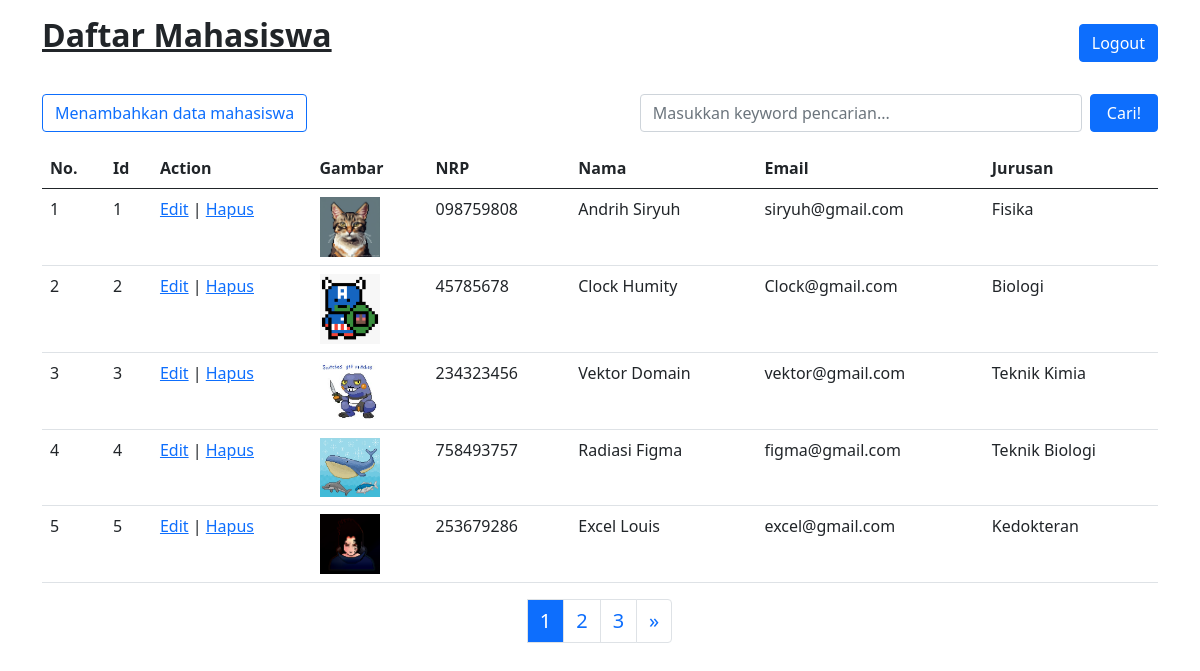
Screenshot of /pertemuan20/index.php (signed in) with the database file from the repository.
### tables this page shows
CREATE TABLE `mahasiswa` (
  `id` int(11) NOT NULL,
  `nama` varchar(200) NOT NULL,
  `nrp` char(9) NOT NULL,
  `email` varchar(100) NOT NULL,
  `jurusan` varchar(100) NOT NULL,
  `gambar` varchar(100) NOT NULL
);

### pertemuan20/functions.php (called while the page is built, shortened)
<?php
$conn = mysqli_connect("localhost", "root", "", "phpdasar");
function query($query)
{
    global $conn;
    $result = mysqli_query($conn, $query);
    $rows = [];
    while ($row = mysqli_fetch_assoc($result)) {
        $rows[] = $row;
    }
    return $rows;
}

### pertemuan20/index.php (the view, shortened to what this page needs)
<?php
$jumlahDataPerHalaman = 5;
$jumlahData = count(query("SELECT * FROM mahasiswa"));
$jumlahHalaman = ceil($jumlahData / $jumlahDataPerHalaman);
$halamanAktif = $_GET["halaman"] ?? 1;
$awalData = $jumlahDataPerHalaman * $halamanAktif - $jumlahDataPerHalaman;
$mahasiswa = query("SELECT * FROM mahasiswa LIMIT $awalData, $jumlahDataPerHalaman");
$fiturPaganation = true;
?>
<!DOCTYPE html>
<html lang="en">
<head>
    <link rel="stylesheet" href="css/bootstrap.min.css">
</head>
<body>
    <div class="pt-3 container-md">
        <div class="d-flex justify-content-between mb-4">
            <h1 class="fs-2 fw-bold mb-3"><u>Daftar Mahasiswa</u></h1>
            <div class="d-flex align-items-center">
                <a class=" btn btn-primary" href="logout.php">Logout</a>
            </div>
        </div>
        <div class="mb-3 d-flex justify-content-between">
            <button class="btn btn-outline-primary">
                <a class="link text-decoration-none" href="tambah.php">Menambahkan data mahasiswa</a>
            </button>
            <div>
                <form action="" method="post" class="d-flex gap-2">
                    <input class="ms-3 form-control" type="text" name="keyword" id="keyword" size="40" placeholder="Masukkan keyword pencarian..."
                        autocomplete="off" class="form-control">
                    <button type="submit" name="cari" id="tombol-cari" class="btn btn-primary px-3">Cari!</button>
                </form>
            </div>
        </div>
        <div id="daftar-mahasiswa">
            <table class="table">
                <thead>
                    <tr>
                        <th scope="col">No.</th>
                        <th scope="col">Id</th>
                        <th scope="col">Action</th>
                        <th scope="col">Gambar</th>
                        <th scope="col">NRP</th>
                        <th scope="col">Nama</th>
                        <th scope="col">Email</th>
                        <th scope="col">Jurusan</th>
                    </tr>
                </thead>
                <tbody>
                    <?php $i = 1; ?>
                    <?php foreach ($mahasiswa as $mhs): ?>
                        <tr>
                            <td><?= $i++; ?></td>
                            <td><?= $mhs["id"] ?></td>
                            <td>
                                <a href="ubah.php?id=<?= $mhs["id"]; ?>">Edit</a> | <a
                                    href="hapus.php?id=<?= $mhs["id"]; ?>" onclick="return confirm('yakin?');">Hapus</a>
                            </td>
                            <td>
                                <img width="60" src="img/<?= $mhs["gambar"]; ?>" alt="<?= $mhs["nama"]; ?>">
                            </td>
                            <td><?= $mhs["nrp"]; ?></td>
                            <td><?= $mhs["nama"]; ?></td>
                            <td><?= $mhs["email"]; ?></td>
                            <td><?= $mhs["jurusan"]; ?></td>
                        </tr>
                    <?php endforeach; ?>
                </tbody>
            </table>
            <?php if ($fiturPaganation): ?>
                <div class="d-flex justify-content-center">
                    <div class="fs-5">
                        <nav aria-label="Page navigation example">
                            <ul class="pagination">
                                <?php for ($i = 1; $i <= $jumlahHalaman; $i++): ?>
                                    <li class="page-item">
                                        <a class="page-link  <?= ($halamanAktif == $i) ? 'bg-primary text-white' : '' ?>"
                                            href="?halaman=<?= $i; ?>">
                                            <?= $i; ?>
                                        </a>
                                    </li>
                                <?php endfor; ?>
                                <li class="page-item">
                                    <?php if ($halamanAktif < $jumlahHalaman): ?>
                                        <a class="page-link" href="?halaman=<?= $halamanAktif + 1; ?>" aria-label="Next">
                                            <span aria-hidden="true">&raquo;</span>
                                        </a>
                                    <?php endif; ?>
                                </li>
                            </ul>
                        </nav>
                    </div>
                </div>
            <?php else: ?>
                <div></div>
            <?php endif ?>
        </div>
    </div>
</body>
</html>

### rows the page displays
mahasiswa: id "1", gambar (picture), nrp "098759808", nama "Andrih Siryuh", email "siryuh@gmail.com", jurusan "Fisika"
mahasiswa: id "2", gambar (picture), nrp "45785678", nama "Clock Humity", email "Clock@gmail.com", jurusan "Biologi"
mahasiswa: id "3", gambar (picture), nrp "234323456", nama "Vektor Domain", email "vektor@gmail.com", jurusan "Teknik Kimia"
mahasiswa: id "4", gambar (picture), nrp "758493757", nama "Radiasi Figma", email "figma@gmail.com", jurusan "Teknik Biologi"
mahasiswa: id "5", gambar (picture), nrp "253679286", nama "Excel Louis", email "excel@gmail.com", jurusan "Kedokteran"
